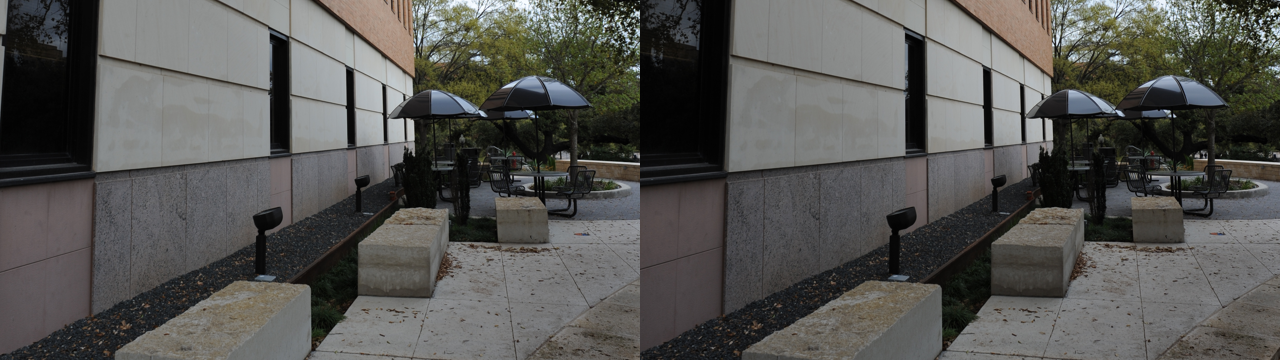
%> input picture Ref.bmp, 1280 x 360 px
$ octave examplecodes.m   (GNU Octave 9; MATLAB toolbox functions it lacks are replaced by stand-ins)
%> lines starting %> are read from the running program, lines starting %| are printed output that depends on the picture
% Exmaple codes of using the 3D FR QA codes described in
%  Ming-Jun Chen, Che-Chun Su, Do-Kyoung Kwon, Lawrence K. Cormack, Alan C. Bovik,
% "Full-reference quality assessment of stereopairs accounting for rivalry, Signal Processing: Image Communication, 2013.


addpath ( genpath ( 'MJ3DQA' ) );

%%%%%%%%%%%%%%%%%%%%%%%%%%%%%%%%%%%%
%Load Reference image
%%%%%%%%%%%%%%%%%%%%%%%%%%%%%%%%%%%%
imRef = imread('Ref.bmp');
%> imRef is the input picture: size 360x1280x3 uint8; mean R, G, B 86.1, 85.8, 83.1
imRef = rgb2gray(imRef);
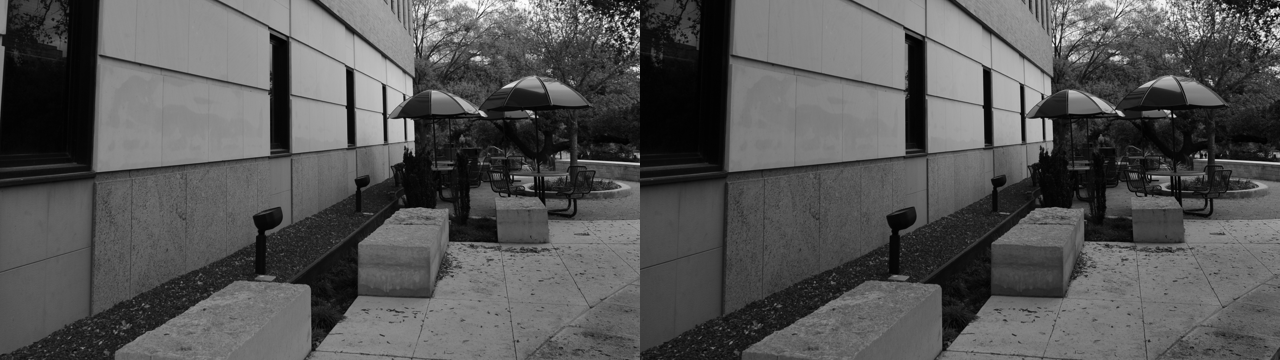
%> imRef: size 360x1280 uint8; min 0, max 255, mean 85.5
sizeTemp = size (imRef);
%> sizeTemp = [360 1280]
imRL = imRef(:,1:sizeTemp(2)/2,:);
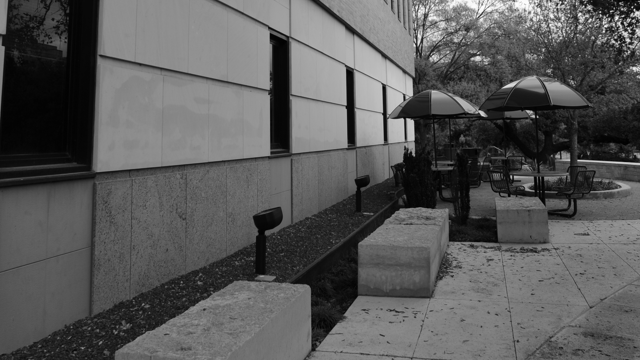
%> imRL: size 360x640 uint8; min 0, max 254, mean 89.1
imRR = imRef(:,sizeTemp(2)/2+1:end,:);
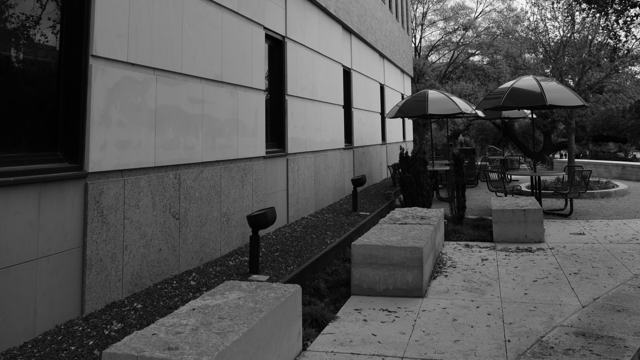
%> imRR: size 360x640 uint8; min 0, max 255, mean 82

%%%%%%%%%%%%%%%%%%%%%%%%%%%%%%%%%%%%
%Load Test image
%%%%%%%%%%%%%%%%%%%%%%%%%%%%%%%%%%%%

imTest = imread('Test.bmp');
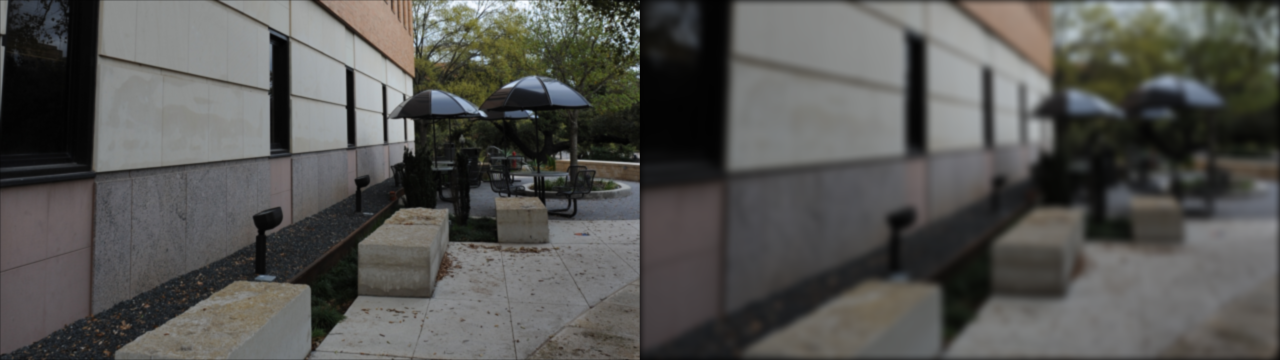
%> input picture Test.bmp, 1280 x 360 px
%> imTest is the input picture: size 360x1280x3 uint8; mean R, G, B 85.5, 85.2, 82.5
imTest = rgb2gray(imTest);
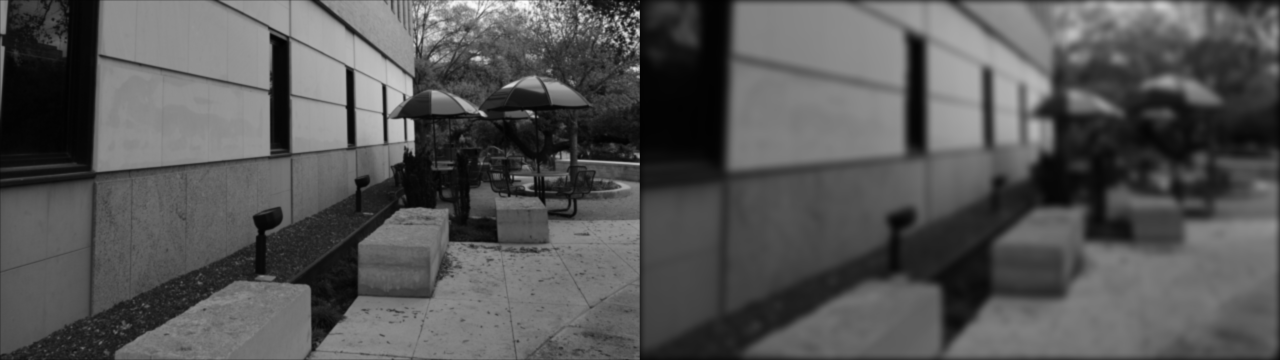
%> imTest: size 360x1280 uint8; min 2, max 251, mean 84.9
imDL = imTest(:,1:sizeTemp(2)/2,:);
imDR = imTest(:,sizeTemp(2)/2+1:end,:);
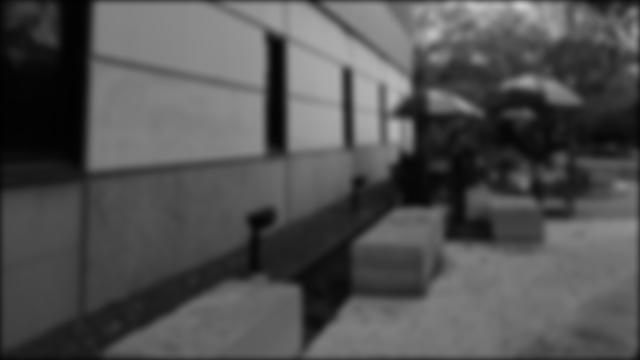
%> imDR: size 360x640 uint8; min 2, max 201, mean 81

%%%%%%%%%%%%%%%%%%%%%%%%%%%%%%%%%%%%
%Compute 3D QA score
%%%%%%%%%%%%%%%%%%%%%%%%%%%%%%%%%%%%
%> (the run ends here)
